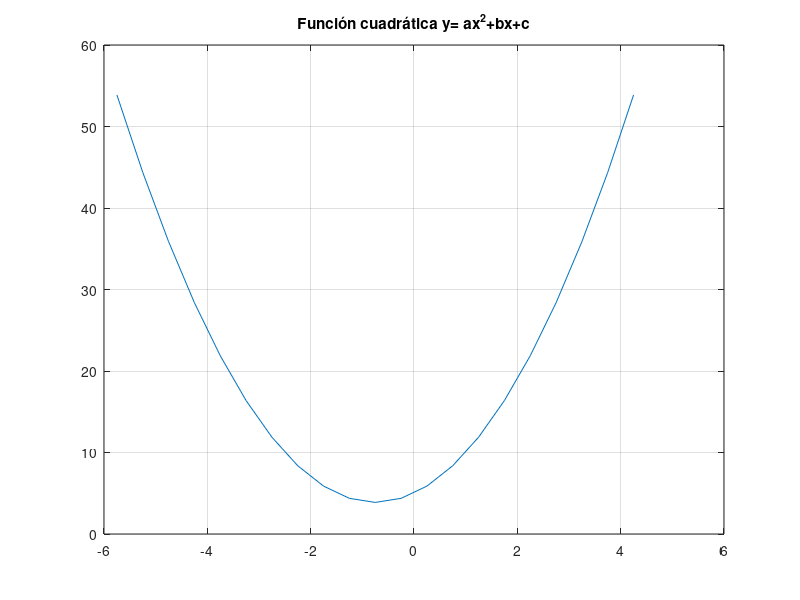

This figure's MATLAB source: (Note: this script raises an error after producing the figure.)
function main()    
    funcionCuadratica(2, 3, 5);
    areaCirculo(5);
    areaTriangulo(5, 8);
    celsiusFahrenheit();
    calificador([7 8 9 5 4 2 8 7 5 6 4 8 7 6 5 7 10 5 8]);
end

function y = funcionCuadratica(a, b, c)
    vt = -b/(2*a);

    x = vt-5:0.5:vt+5;

    y=a*x.^2+b*x+c;

    plot(x,y), grid on, title("Función cuadrática y= ax^2+bx+c");
end

function result = areaCirculo(radio)
    result = radio^2*pi;
    fprintf("El area de un circulo cuando el radio es %d equivale a: %.3f \n\n", radio, result);
end

function result = areaTriangulo(base, altura)
    result = base*altura/2;
    fprintf("El area de un triangulo de base %d y altura %d equivale a: %.2f \n\n" ...
        ,base, altura, result);
end

function resultado = celsiusFahrenheit()
    a = input("Bienvenido al conversor de grados Celsius y Fahrenheit! \n Selecciona " + ...
        "una opcion \n 1. Celsius a Fahrenheit \n 2. Fahrenheit a Celsius \n");
    grados = input('Ingresa la cantidad a convertir \n');

    if(a == 1)
        resultado = (grados * 9/5) + 32;
        fprintf("%dºC es equivalente a %.1fºF \n\n", grados, resultado);
    elseif(a == 2)
        resultado = (grados - 32)*5/9;
        fprintf("%dºF es equivalente a %.1fºC \n\n", grados, resultado);
    end
end

function [reprobados, aprobados] = calificador(calificaciones)
    reprobados = 0;
    
    for i = 1:size(calificaciones, 2)

        if(calificaciones(i) < 6)
            reprobados = reprobados+1;
        end
    end

    aprobados = size(calificaciones, 2)-reprobados;
    
    fprintf("El número de aprobados es: %d \n", aprobados);
    fprintf("El número de reprobados es: %d \n\n", reprobados)
end

